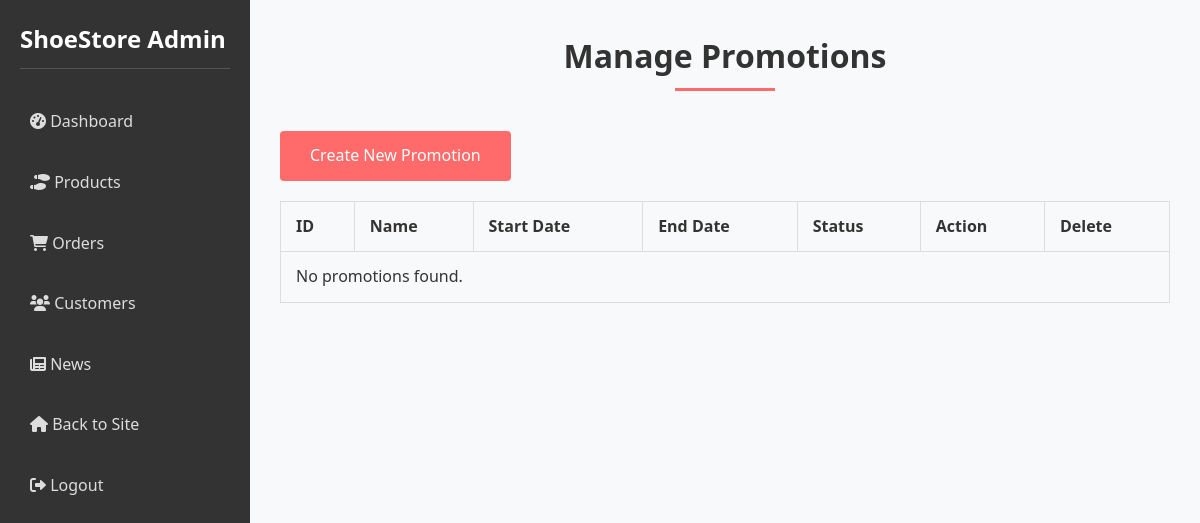
Before: /index.php?controller=adminPromotion&action=index (signed in) with the older database file.
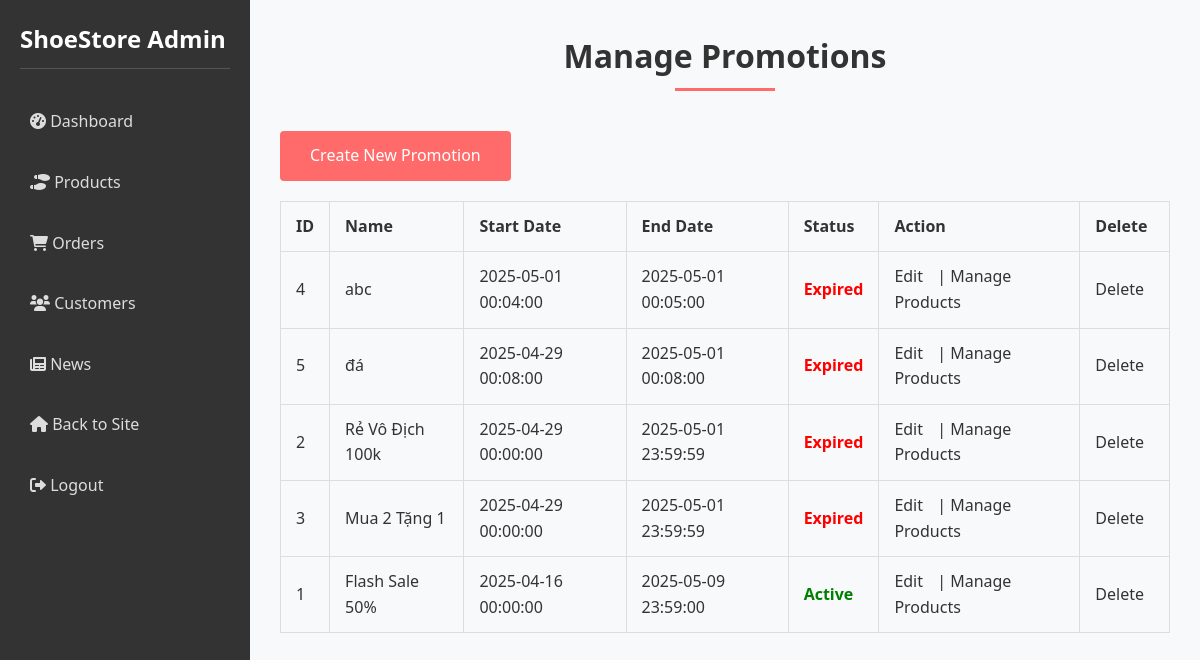
After: the same page with the newer database file.
### tables this page shows
CREATE TABLE `promotions` (
  `promotion_id` int(11) NOT NULL,
  `promotion_type` varchar(50) NOT NULL,
  `promotion_name` varchar(100) NOT NULL,
  `discount_percentage` decimal(5,2) DEFAULT NULL,
  `fixed_price` decimal(10,2) DEFAULT NULL,
  `buy_quantity` int(11) DEFAULT NULL,
  `get_quantity` int(11) DEFAULT NULL,
  `start_date` datetime NOT NULL,
  `end_date` datetime NOT NULL
);

### controllers/AdminPromotionController.php (called while the page is built, shortened)
<?php
require_once 'models/PromotionalProductModel.php';
class AdminPromotionController {
    private $promotionModel;
    public function __construct() {
        $this->promotionModel = new PromotionalProductModel();
    }
    public function index() {
        $limit = 5;
        $page = isset($_GET['page']) ? (int)$_GET['page'] : 1;
        $page = max(1, $page);
        $offset = ($page - 1) * $limit;
        $promotions = $this->promotionModel->getAllPromotions($limit, $offset);
        require_once 'views/admin/pages/promotion-list.php';
    }
}

### index.php (called while the page is built, shortened)
<?php
spl_autoload_register(function ($class_name) {
    $controllerPath = 'controllers/' . $class_name . '.php';
    $modelPath = 'models/' . $class_name . '.php';
});
$action = isset($_GET['action']) ? preg_replace('/[^a-zA-Z0-9]/', '', $_GET['action']) : 'index';
$controllerInstance = new $controllerClass();
$controllerInstance->$action();

### models/Database.php (called while the page is built)
<?php
class Database {
    private $host = 'localhost';
    private $db_name = 'shoes';
    private $username = 'root';
    private $password = '123456789';
    private $pdo;
    public function __construct() {
        try {
            $this->pdo = new PDO(
                "mysql:host=$this->host;dbname=$this->db_name;charset=utf8mb4",
                $this->username,
                $this->password
            );
            $this->pdo->setAttribute(PDO::ATTR_ERRMODE, PDO::ERRMODE_EXCEPTION);
        } catch (PDOException $e) {
            die("Connection failed: " . $e->getMessage());
        }
    }
    public function getConnection() {
        return $this->pdo;
    }
}

### models/PromotionalProductModel.php (called while the page is built, shortened)
<?php
class PromotionalProductModel {
    private $db;
    public function __construct() {
        $database = new Database();
        $this->db = $database->getConnection();
    }
    public function getAllPromotions($limit = 10, $offset = 0) {
        $query = "SELECT * FROM promotions ORDER BY start_date DESC LIMIT :limit OFFSET :offset";
        $stmt = $this->db->prepare($query);
        $stmt->bindValue(':limit', (int)$limit, PDO::PARAM_INT);
        $stmt->bindValue(':offset', (int)$offset, PDO::PARAM_INT);
        $stmt->execute();
        return $stmt->fetchAll(PDO::FETCH_ASSOC);
    }
}

### views/admin/pages/promotion-list.php (the view, shortened to what this page needs)
<?php require 'views/admin/components/header.php'; ?>
<div class="section-title">
    <h2>Manage Promotions</h2>
</div>
<div class="promotion-list">
    <div class="actions">
        <a href="index.php?controller=adminPromotion&action=create" class="btn">Create New Promotion</a>
    </div>
    <table>
        <thead>
            <tr>
                <th>ID</th>
                <th>Name</th>
                <th>Start Date</th>
                <th>End Date</th>
                <th>Status</th>
                <th>Action</th>
                <th>Delete</th>
            </tr>
        </thead>
        <tbody>
            <?php if (empty($promotions)): ?>
                <tr>
                    <td colspan="7">No promotions found.</td>
                </tr>
            <?php else: ?>
                <?php foreach ($promotions as $promotion): ?>
                    <tr>
                        <td><?php echo $promotion['promotion_id']; ?></td>
                        <td><?php echo htmlspecialchars($promotion['promotion_name']); ?></td>
                        <td><?php echo $promotion['start_date']; ?></td>
                        <td><?php echo $promotion['end_date']; ?></td>
                        <td>
                            <?php
                            $now = new DateTime();
                            $startDate = new DateTime($promotion['start_date']);
                            $endDate = new DateTime($promotion['end_date']);
                            if ($now < $startDate) {
                                echo '<span class="status-pending">Pending</span>';
                            } elseif ($now >= $startDate && $now <= $endDate) {
                                echo '<span class="status-active">Active</span>';
                            } else {
                                echo '<span class="status-expired">Expired</span>';
                            }
                            ?>
                        </td>
                        <td>
                            <a href="index.php?controller=adminPromotion&action=edit&promotion_id=<?php echo $promotion['promotion_id']; ?>">Edit</a> |
                            <a href="index.php?controller=adminPromotion&action=manageProducts&promotion_id=<?php echo $promotion['promotion_id']; ?>">Manage Products</a>
                        </td>
                        <td>
                            <a href="index.php?controller=adminPromotion&action=delete&promotion_id=<?php echo $promotion['promotion_id']; ?>" onclick="return confirm('Are you sure you want to delete this promotion?');">Delete</a>
                        </td>
                    </tr>
                <?php endforeach; ?>
            <?php endif; ?>
        </tbody>
    </table>
</div>
<?php require 'views/admin/components/admin_footer.php'; ?>

### views/admin/components/header.php (shortened to what this page needs)
<!DOCTYPE html>
<html lang="en">
<head>
    <link rel="stylesheet" href="/shoesWebsite/assets/css/style.css">
    <link rel="stylesheet" href="https://cdnjs.cloudflare.com/ajax/libs/font-awesome/6.0.0-beta3/css/all.min.css">
</head>
<body>
    <div class="admin-container">
        <div class="admin-sidebar">
            <h2>ShoeStore Admin</h2>
            <?php
            $currentController = isset($_GET['controller']) ? $_GET['controller'] : 'adminDashboard';
            ?>
            <ul>
                <li>
                    <a href="/shoesWebsite/index.php?controller=adminDashboard&action=dashboard"
                       class="<?php echo $currentController === 'adminDashboard' ? 'active' : ''; ?>">
                        <i class="fas fa-tachometer-alt"></i> Dashboard
                    </a>
                </li>
                <li>
                    <a href="/shoesWebsite/index.php?controller=adminProduct&action=products"
                       class="<?php echo $currentController === 'adminProduct' ? 'active' : ''; ?>">
                        <i class="fas fa-shoe-prints"></i> Products
                    </a>
                </li>
                <li>
                    <a href="/shoesWebsite/index.php?controller=adminOrder&action=orders"
                       class="<?php echo $currentController === 'adminOrder' ? 'active' : ''; ?>">
                        <i class="fas fa-shopping-cart"></i> Orders
                    </a>
                </li>
                <li>
                    <a href="/shoesWebsite/index.php?controller=adminCustomer&action=customers"
                       class="<?php echo $currentController === 'adminCustomer' ? 'active' : ''; ?>">
                        <i class="fas fa-users"></i> Customers
                    </a>
                </li>
                <li>
                <li>
                    <a href="/shoesWebsite/index.php?controller=adminNews&action=manage"
                    class="<?php echo $currentController === 'adminNews' ? 'active' : ''; ?>">
                        <i class="fas fa-newspaper"></i> News
                    </a>
                </li>
                </li>
                <li>
                    <a href="/shoesWebsite/index.php?controller=home&action=index">
                        <i class="fas fa-home"></i> Back to Site
                    </a>
                </li>
                <li>
                    <a href="/shoesWebsite/index.php?controller=auth&action=logout">
                        <i class="fas fa-sign-out-alt"></i> Logout
                    </a>
                </li>
            </ul>
        </div>
        <div class="admin-content">

### views/admin/components/admin_footer.php (shortened to what this page needs)
</div>
    </div>
</body>
</html>

### assets/css/style.css (style rules this page uses)
* { margin: 0; padding: 0; box-sizing: border-box; font-family: "Segoe UI", Tahoma, Geneva, Verdana, sans-serif; }
body { background-color: #f8f9fa; color: #333; line-height: 1.6; }
a { text-decoration: none; color: #333; }
ul { list-style: none; }
.btn { display: inline-block; background-color: #ff6b6b; color: white; padding: 12px 30px; border: none; border-radius: 4px; cursor: pointer; font-size: 16px; transition: all 0.3s ease; }
.section-title { text-align: center; margin-bottom: 40px; }
.section-title h2 { font-size: 32px; color: #333; position: relative; display: inline-block; padding-bottom: 10px; }
.section-title h2::after { content: ""; position: absolute; bottom: 0; left: 50%; transform: translateX(-50%); width: 100px; height: 3px; background-color: #ff6b6b; }
.admin-container { display: grid; grid-template-columns: 250px 1fr; min-height: 100vh; }
.admin-sidebar { background-color: #333; color: white; padding: 20px; }
.admin-sidebar h2 { margin-bottom: 30px; padding-bottom: 10px; border-bottom: 1px solid #555; }
.admin-sidebar ul li { margin-bottom: 15px; }
.admin-sidebar ul li a { color: #ddd; display: block; padding: 10px; border-radius: 4px; transition: all 0.3s ease; }
.admin-content { padding: 30px; }
table { width: 100%; border-collapse: collapse; margin-top: 20px; }
table th, table td { padding: 12px 15px; text-align: left; border-bottom: 1px solid #ddd; }
table th { background-color: #f8f9fa; font-weight: bold; }
table td a { margin-right: 10px; }

### views/admin/pages/promotion-list.php (style rules this page uses)
table { width: 100%; border-collapse: collapse; margin-top: 20px; }
th, td { border: 1px solid #ddd; padding: 8px; text-align: left; }
th { background-color: #f4f4f4; }
.actions { margin-bottom: 20px; }
.status-active { color: green; font-weight: bold; }
.status-expired { color: red; font-weight: bold; }

Changed rows visible on the page:
added promotions: promotion_id "4", promotion_name "abc", start_date "2025-05-01 00:04:00", end_date "2025-05-01 00:05:00", shows "Expired"
added promotions: promotion_id "5", promotion_name "đá", start_date "2025-04-29 00:08:00", end_date "2025-05-01 00:08:00", shows "Expired"
added promotions: promotion_id "2", promotion_name "Rẻ Vô Địch 100k", start_date "2025-04-29 00:00:00", end_date "2025-05-01 23:59:59", shows "Expired"
added promotions: promotion_id "3", promotion_name "Mua 2 Tặng 1", start_date "2025-04-29 00:00:00", end_date "2025-05-01 23:59:59", shows "Expired"
added promotions: promotion_id "1", promotion_name "Flash Sale 50%", start_date "2025-04-16 00:00:00", end_date "2025-05-09 23:59:00", shows "Active"
Other visible differences:
text no longer shown: "No promotions found."
